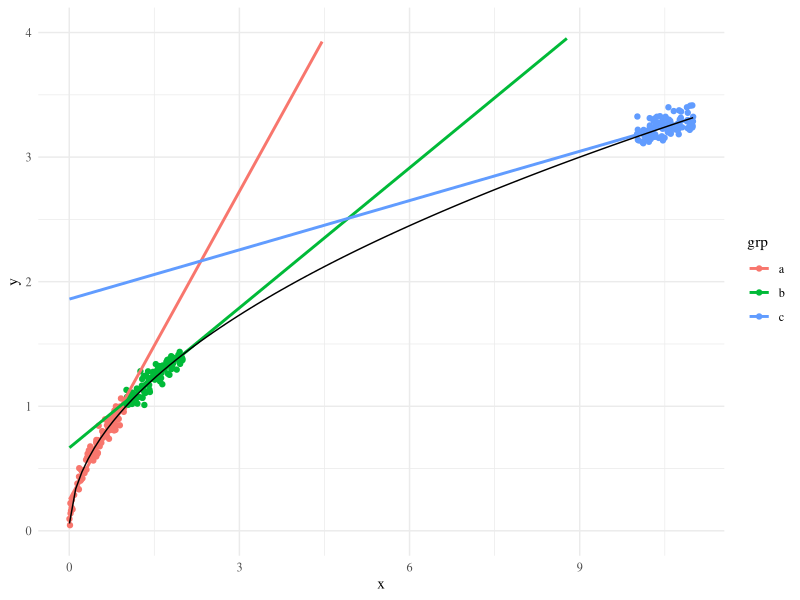

The R source for this figure:
## ---- chunk 1
library(tidyverse)
theme_set(theme_minimal(base_family="Times"))
## ---- chunk 2
genY <- function(X, sig) Y = sqrt(X)+sig*rnorm(length(X))
sig=0.05; n=100
X1 = runif(n,0,1)
X2 = runif(n,1,2)
X3 = runif(n,10,11)
df = data.frame(x=c(X1,X2,X3), grp = rep(letters[1:3],each=n))
df$y = genY(df$x,sig)
ggplot(df, aes(x,y,color=grp)) + geom_point() + 
  geom_smooth(method = 'lm', fullrange=TRUE,se = FALSE) +
  ylim(0,4) + stat_function(fun=sqrt,color='black')
df %>% group_by(grp) %>% summarise(rsq = summary(lm(y~x))$r.sq)
